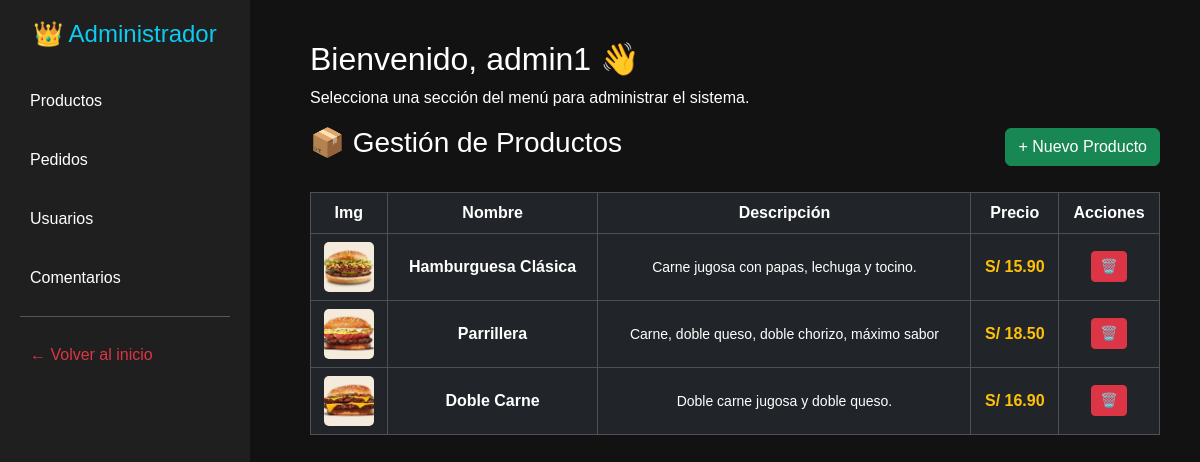
The app's page /admin/admin.php (signed in) with its own data.
### tables this page shows
CREATE TABLE `productos` (
  `id` int(11) NOT NULL,
  `nombre` varchar(100) NOT NULL,
  `descripcion` text DEFAULT NULL,
  `precio` decimal(10,2) NOT NULL,
  `imagen` varchar(255) DEFAULT NULL
);

### admin/admin.php (the view, shortened to what this page needs)
<?php
include("../config/conexion.php");
?>
<!DOCTYPE html>
<html lang="es">
<head>
  <link href="https://cdn.jsdelivr.net/npm/bootstrap@5.3.2/dist/css/bootstrap.min.css" rel="stylesheet">
</head>
<body>
  <div class="sidebar">
    <h4>👑 Administrador</h4>
    <a href="#" onclick="mostrarSeccion('productos')">Productos</a>
    <a href="#" onclick="mostrarSeccion('pedidos')">Pedidos</a>
    <a href="#" onclick="mostrarSeccion('usuarios')">Usuarios</a>
    <a href="#" onclick="mostrarSeccion('comentarios')">Comentarios</a>
    <hr>
    <a href="../index.php" class="text-danger">← Volver al inicio</a>
  </div>
  <div class="content">
    <h2>Bienvenido, <?php echo htmlspecialchars($_SESSION['nombre']); ?> 👋</h2>
    <p>Selecciona una sección del menú para administrar el sistema.</p>
    <div id="productos" class="section active">
      <div class="d-flex justify-content-between align-items-center mb-4">
          <h3>📦 Gestión de Productos</h3>
          <button type="button" class="btn btn-success" data-bs-toggle="modal" data-bs-target="#modalProducto">
            + Nuevo Producto
          </button>
      </div>
      <div class="table-responsive">
        <table class="table table-dark table-hover text-center align-middle table-bordered">
          <thead>
            <tr>
              <th>Img</th>
              <th>Nombre</th>
              <th>Descripción</th>
              <th>Precio</th>
              <th>Acciones</th>
            </tr>
          </thead>
          <tbody>
            <?php
              $sql_prod = "SELECT * FROM productos";
              $res_prod = mysqli_query($con, $sql_prod);
              if (mysqli_num_rows($res_prod) > 0):
                while ($prod = mysqli_fetch_assoc($res_prod)):
            ?>
            <tr>
              <td>
                  <img src="../<?= $prod['imagen'] ?>" alt="img" width="50" height="50" style="object-fit: cover; border-radius: 5px;">
              </td>
              <td class="fw-bold"><?= $prod['nombre'] ?></td>
              <td><small><?= $prod['descripcion'] ?></small></td>
              <td class="text-warning fw-bold">S/ <?= $prod['precio'] ?></td>
              <td>
                <a href="eliminar_producto.php?id=<?= $prod['id'] ?>" class="btn btn-danger btn-sm" onclick="return confirm('¿Seguro que quieres borrar esta hamburguesa?')">🗑️</a>
              </td>
            </tr>
            <?php endwhile; else: ?>
              <tr><td colspan="5">No hay productos registrados.</td></tr>
            <?php endif; ?>
          </tbody>
        </table>
      </div>
    </div>
</body>
</html>

### admin/admin.php (style rules this page uses)
body { background-color: #121212; color: white; font-family: Arial, sans-serif; }
.sidebar { width: 250px; background-color: #1f1f1f; position: fixed; top: 0; bottom: 0; left: 0; padding: 20px; }
.sidebar h4 { color: #0dcaf0; margin-bottom: 30px; text-align: center; }
.sidebar a { display: block; color: white; text-decoration: none; margin: 15px 0; padding: 10px; border-radius: 5px; transition: 0.3s; }
.content { margin-left: 270px; padding: 40px; }
.section { display: none; }
.section.active { display: block; }
table { color: white; }
th { background-color: #0dcaf0; color: black; }

### records on screen
productos: imagen (picture), nombre "Hamburguesa Clásica", descripcion "Carne jugosa con papas, lechuga y tocino.", precio "15.90"
productos: imagen (picture), nombre "Parrillera", descripcion "Carne, doble queso, doble chorizo, máximo sabor", precio "18.50"
productos: imagen (picture), nombre "Doble Carne", descripcion "Doble carne jugosa y doble queso.", precio "16.90"

### other values on screen
$_SESSION['nombre'] "admin1"
